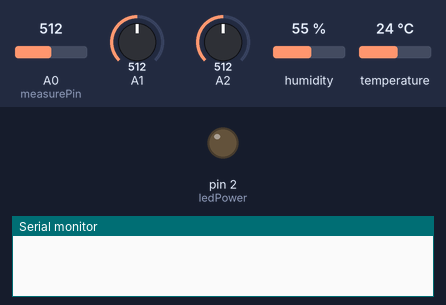
Bench run of a sketch on a simulated Arduino Uno, built with avr-gcc and run on an emulated ATmega328P. On the bench: output pins drawn as LEDs (lit = HIGH), the last lines printed to the serial monitor. The inputs (shaded band) are chosen by the test bench; at power-on: A0 (measurePin) = 512, A1 = 512, A2 = 512, humidity 55 %, temperature 24 °C.

Above: at 0.1 s.
At 1.1 s:
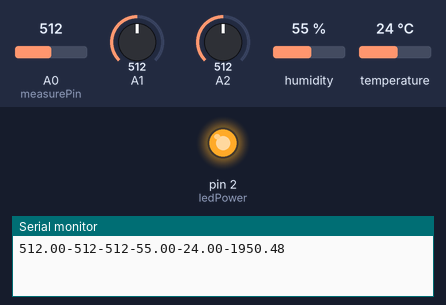
Timing chart, 0 to 2.6 s (numbered marks = the images above):
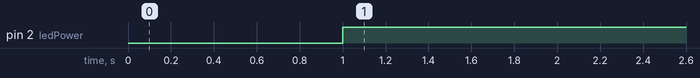

Measured:
- by itself, pin 2 (ledPower): LOW → HIGH at 1.0 s

The sketch:

arduino_c.ino
```cpp
#include <dht11.h>
dht11 DHT11;
#define DHT11PIN 3  // 连接数字口2

int measurePin = 0;  // 连接模拟口0
int ledPower = 2;    // 连接数字口2

int samplingTime = 280;
int deltaTime = 40;
int sleepTime = 9680;
float voMeasured = 0;
float calcVoltage = 0;
float dustDensity = 0;

void setup(){
  Serial.begin(9600);
  pinMode(ledPower,OUTPUT);
  // give the ethernet module time to boot up:
  delay(1000);
}

void loop(){
  digitalWrite(ledPower,LOW);              //开启内部LED
  delayMicroseconds(samplingTime);       // 开启LED后的280us的等待时间
  voMeasured = analogRead(measurePin);   // 读取模拟值
  delayMicroseconds(deltaTime);           //  40us等待时间
  digitalWrite(ledPower,HIGH);             // 关闭LED
  delayMicroseconds(sleepTime);

  int chk = DHT11.read(DHT11PIN);
  if (chk == DHTLIB_OK){
    Serial.print(voMeasured);
    Serial.print("-");
    Serial.print(analogRead(1));
    Serial.print("-");
    Serial.print(analogRead(2));
    Serial.print("-");
    Serial.print((float)DHT11.humidity, 2);
    Serial.print("-");
    Serial.print((float)DHT11.temperature, 2);
    Serial.print("-");
    Serial.println((float(voMeasured/1024)-0.0356)*120000*0.035);
  }
  delay(3000);
  Serial.flush();
}
```
